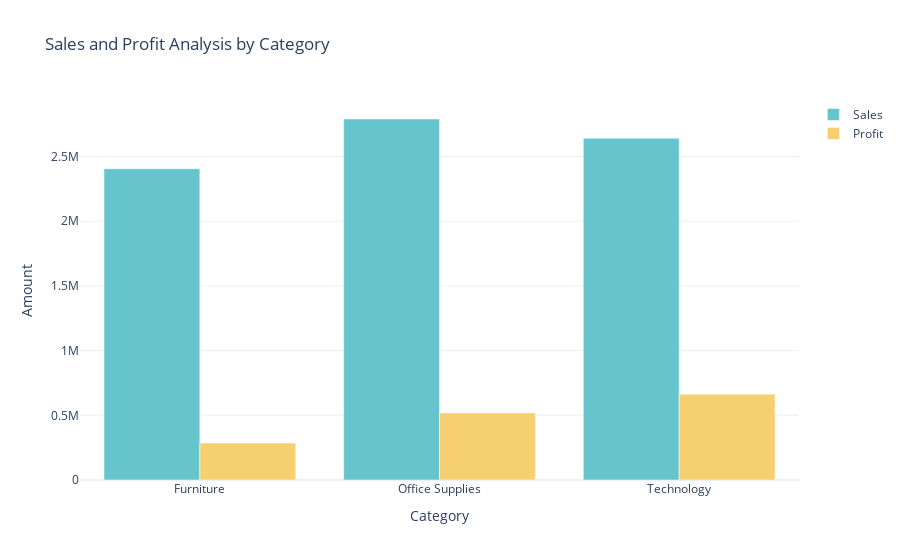

Notebook source saved alongside this figure:
### Markdown cell above
# Sales and Profit  - Category

### Code cell
sales_profit_by_category = data.groupby('Category').agg({'Sales' : 'sum' , 'Profit' : 'sum'}).reset_index()
color_palette = colors.qualitative.Pastel
fig = go.Figure()
fig.add_trace(go.Bar(x = sales_profit_by_category['Category'],
                     y = sales_profit_by_category['Sales'],
                      name = 'Sales',
                     marker_color = color_palette[0]))
fig.add_trace(go.Bar(x = sales_profit_by_category['Category'],
                     y = sales_profit_by_category['Profit'],
                      name = 'Profit',
                     marker_color = color_palette[1]))
fig.update_layout( title = "Sales and Profit Analysis by Category",
                  xaxis_title = "Category",
                  yaxis_title = "Amount")
fig.show()

### Figure 1 — Plotly figure (JSON) as saved in the notebook; plotly's stock layout.template omitted (floating-point values rounded to 4 significant figures)
{"data": [{"marker": {"color": "rgb(102, 197, 204)"}, "name": "Sales", "type": "bar", "x": ["Furniture", "Office Supplies", "Technology"], "y": [2406000.0, 2790000.0, 2642000.0]}, {"marker": {"color": "rgb(246, 207, 113)"}, "name": "Profit", "type": "bar", "x": ["Furniture", "Office Supplies", "Technology"], "y": [285100.0, 518600.0, 663800.0]}], "layout": {"title": {"text": "Sales and Profit Analysis by Category"}, "xaxis": {"title": {"text": "Category"}}, "yaxis": {"title": {"text": "Amount"}}}}
